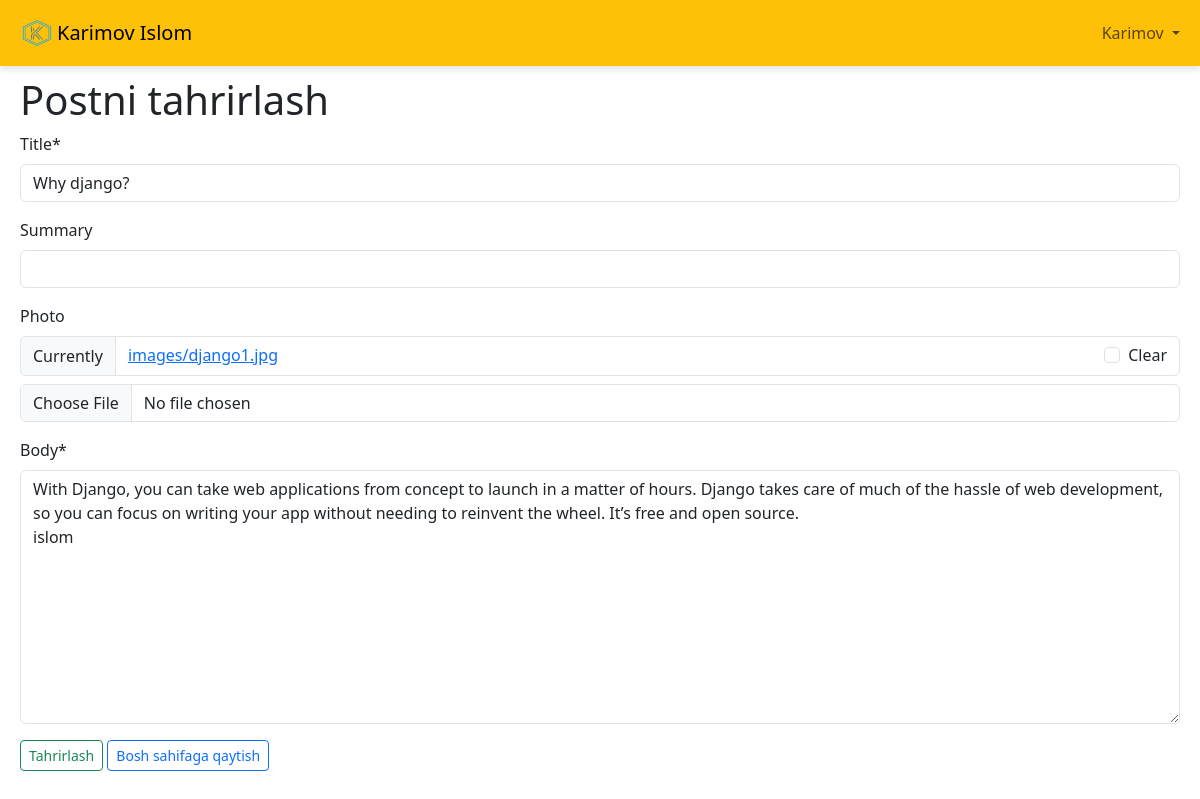
Page /articles/1/edit/ (signed in) on the committed database.
### accounts/models.py (models this page shows)
class CustomUser(AbstractUser):
    def __str__(self):
        return self.username

### articles/models.py (models this page shows, shortened)
class Article(models.Model):
    title = models.CharField(max_length=255)
    summary = models.CharField(max_length=200, blank = True)
    body    = RichTextField()
    photo   = models.ImageField(upload_to='images/',blank = True)
    date    = models.DateTimeField(auto_now_add=True)
    author  = models.ForeignKey(
        get_user_model(),
        on_delete=models.CASCADE,
    )

### articles/views.py (the view)
# urls.py: path('<int:pk>/edit/', ArticleUpdateView.as_view(), name = "article_edit"),
class ArticleUpdateView(LoginRequiredMixin, UserPassesTestMixin,UpdateView):
    model = Article
    fields = ('title', 'summary', 'photo', 'body',)
    template_name = 'article/article_edit.html'
    def test_func(self) -> bool | None:
        return self.request.user.is_superuser

### templates/article/article_edit.html (shortened to what this page needs)
{% extends "base.html" %}
{% load crispy_forms_tags %}
{% block content %}
    <h1 class = "">Postni tahrirlash</h1>
    <form method="post" enctype="multipart/form-data">
        {{ form |crispy }}
        <div class="card-footer text-muted">
        <button type="submit" class="btn btn-sm btn-outline-success">Tahrirlash</button>
        <a href="{% url 'article_list' %}" type="button" class="btn btn-sm btn-outline-primary">Bosh sahifaga qaytish</a>
       </div>
    </form>
{% endblock content %}

### templates/base.html (shortened to what this page needs)
{% load static %}
<!DOCTYPE html>
<html lang="en">
<head>
  <link rel="stylesheet" href="{% static 'css/styles.css' %}">
  <link href="https://cdn.jsdelivr.net/npm/bootstrap@5.3.3/dist/css/bootstrap.min.css" rel="stylesheet">
</head>
<body>
  <nav class="navbar navbar-expand-lg navbar-light bg-warning fixed-top">
    <div class="container-fluid">
      <a class="navbar-brand d-flex align-items-center" href="#">
        <img src="{% static 'images/islom1.png' %}" alt="Logo" width="50" height="40">
        <span>Karimov Islom</span>
      </a>
      <div class="collapse navbar-collapse" id="navbarSupportedContent">
        {% if user.is_authenticated %}
          <ul class="navbar-nav ms-auto">
            <li class="nav-item dropdown">
              <a class="nav-link dropdown-toggle" href="#" id="navbarDropdown" role="button" data-bs-toggle="dropdown" aria-expanded="false">
                {{ user.username | title }}
              </a>
            </li>
          </ul>
        {% else %}
          <div class="ms-auto">
            <a class="btn btn-outline-dark me-2" href="{% url 'login' %}">Kirish</a>
            <a class="btn btn-outline-dark" href="{% url 'signup' %}">Ro'yxatdan o'tish</a>
          </div>
        {% endif %}
      </div>
    </div>
  </nav>
  <main class="main-content">
    {% block content %}
    {% endblock content %}
  </main>
</body>
</html>

### static/css/styles.css (style rules this page uses)
body { padding-top: 56px; }
.navbar-brand img { margin-right: -5px; }
.navbar { box-shadow: 0 4px 6px rgba(0, 0, 0, 0.1); }
.main-content { padding: 20px; }
body { font-size: 16px; }
button { padding: 10px 20px; font-size: 16px; }

### rows in the picture
CustomUser: username "Karimov"
Article: title "Why django?", body "With Django, you can take web applications from concept to launch in a matter of hours. Django takes care of much of the hassle of web development, so you can focus on writing your app without needing to reinvent the wheel. It’s free and open source. islom"
